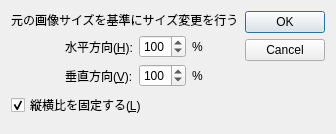
<?xml version="1.0" encoding="UTF-8"?>
<ui version="4.0">
 <class>ImageSizeChangeDialog</class>
 <widget class="QDialog" name="ImageSizeChangeDialog">
  <property name="geometry">
   <rect>
    <x>0</x>
    <y>0</y>
    <width>318</width>
    <height>120</height>
   </rect>
  </property>
  <property name="windowTitle">
   <string>ImageSizeChangeDialog</string>
  </property>
  <layout class="QGridLayout" name="gridLayout_2">
   <item row="0" column="0">
    <widget class="QLabel" name="label">
     <property name="text">
      <string>元の画像サイズを基準にサイズ変更を行う</string>
     </property>
    </widget>
   </item>
   <item row="0" column="1" rowspan="4">
    <widget class="QDialogButtonBox" name="buttonBox">
     <property name="orientation">
      <enum>Qt::Vertical</enum>
     </property>
     <property name="standardButtons">
      <set>QDialogButtonBox::Cancel|QDialogButtonBox::Ok</set>
     </property>
    </widget>
   </item>
   <item row="1" column="0">
    <layout class="QGridLayout" name="gridLayout">
     <item row="0" column="2">
      <widget class="QLabel" name="label_2">
       <property name="text">
        <string>%</string>
       </property>
      </widget>
     </item>
     <item row="1" column="2">
      <widget class="QLabel" name="label_3">
       <property name="text">
        <string>%</string>
       </property>
      </widget>
     </item>
     <item row="0" column="1" rowspan="2">
      <layout class="QFormLayout" name="formLayout">
       <item row="0" column="0">
        <widget class="QLabel" name="hLabel">
         <property name="text">
          <string>水平方向(&amp;H):</string>
         </property>
         <property name="buddy">
          <cstring>hSpinBox</cstring>
         </property>
        </widget>
       </item>
       <item row="0" column="1">
        <widget class="QSpinBox" name="hSpinBox">
         <property name="maximum">
          <number>200</number>
         </property>
         <property name="value">
          <number>100</number>
         </property>
        </widget>
       </item>
       <item row="1" column="0">
        <widget class="QLabel" name="vLabel">
         <property name="text">
          <string>垂直方向(&amp;V):</string>
         </property>
         <property name="buddy">
          <cstring>vSpinBox</cstring>
         </property>
        </widget>
       </item>
       <item row="1" column="1">
        <widget class="QSpinBox" name="vSpinBox">
         <property name="maximum">
          <number>200</number>
         </property>
         <property name="value">
          <number>100</number>
         </property>
        </widget>
       </item>
      </layout>
     </item>
     <item row="0" column="0">
      <widget class="QLabel" name="label_4">
       <property name="styleSheet">
        <string notr="true">QLabel{image:url(:/images/document-horizontal.png)}</string>
       </property>
       <property name="text">
        <string/>
       </property>
      </widget>
     </item>
     <item row="1" column="0">
      <widget class="QLabel" name="label_5">
       <property name="styleSheet">
        <string notr="true">QLabel{image:url(:/images/document-vertical.png)}</string>
       </property>
       <property name="text">
        <string/>
       </property>
      </widget>
     </item>
    </layout>
   </item>
   <item row="2" column="0">
    <widget class="QCheckBox" name="checkBox">
     <property name="text">
      <string>縦横比を固定する(&amp;L)</string>
     </property>
     <property name="checked">
      <bool>true</bool>
     </property>
    </widget>
   </item>
  </layout>
 </widget>
 <resources>
  <include location="../../../../../../../../Desktop/myworks/セルフ出版/ワードパッドを作りながら学ぶPySide初級/images.qrc"/>
 </resources>
 <connections>
  <connection>
   <sender>buttonBox</sender>
   <signal>accepted()</signal>
   <receiver>ImageSizeChangeDialog</receiver>
   <slot>accept()</slot>
   <hints>
    <hint type="sourcelabel">
     <x>308</x>
     <y>110</y>
    </hint>
    <hint type="destinationlabel">
     <x>157</x>
     <y>274</y>
    </hint>
   </hints>
  </connection>
  <connection>
   <sender>buttonBox</sender>
   <signal>rejected()</signal>
   <receiver>ImageSizeChangeDialog</receiver>
   <slot>reject()</slot>
   <hints>
    <hint type="sourcelabel">
     <x>308</x>
     <y>110</y>
    </hint>
    <hint type="destinationlabel">
     <x>286</x>
     <y>274</y>
    </hint>
   </hints>
  </connection>
  <connection>
   <sender>hSpinBox</sender>
   <signal>valueChanged(int)</signal>
   <receiver>vSpinBox</receiver>
   <slot>setValue(int)</slot>
   <hints>
    <hint type="sourcelabel">
     <x>150</x>
     <y>46</y>
    </hint>
    <hint type="destinationlabel">
     <x>150</x>
     <y>63</y>
    </hint>
   </hints>
  </connection>
  <connection>
   <sender>vSpinBox</sender>
   <signal>valueChanged(int)</signal>
   <receiver>hSpinBox</receiver>
   <slot>setValue(int)</slot>
   <hints>
    <hint type="sourcelabel">
     <x>172</x>
     <y>70</y>
    </hint>
    <hint type="destinationlabel">
     <x>172</x>
     <y>41</y>
    </hint>
   </hints>
  </connection>
 </connections>
</ui>
